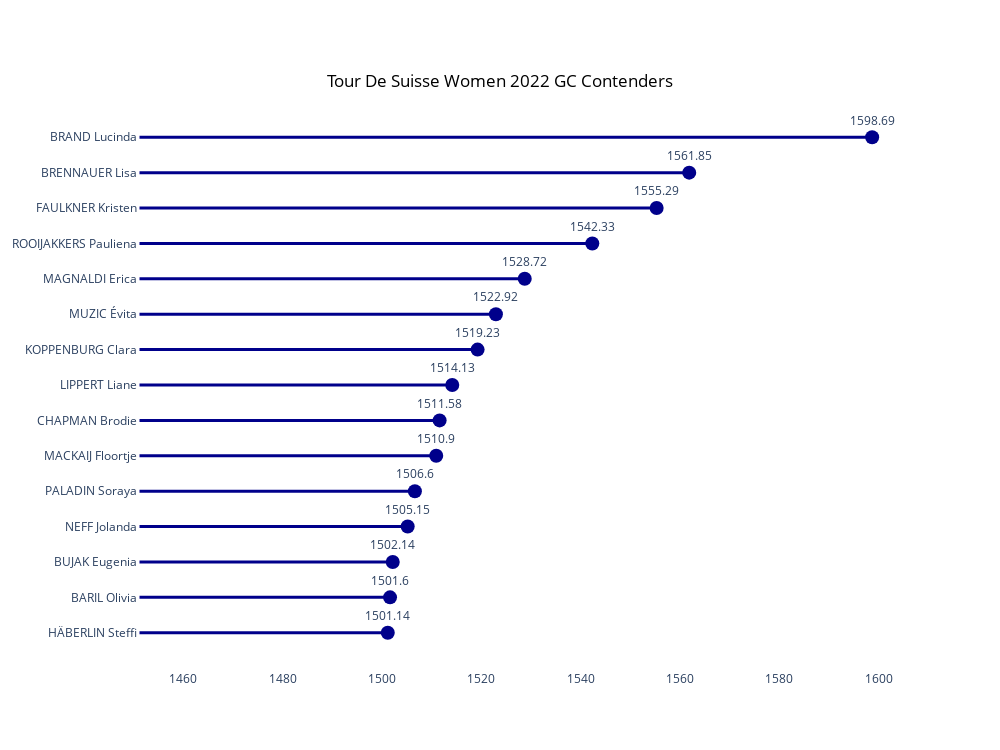

Notebook source saved alongside this figure:
### Code cell
# plot the lollipop
plot_startlist_timeseries(
    ratings, STARTLIST, RACE.replace('-', ' ').title(), YEAR, RACE_TYPE,
    riders_to_plot = 15, fname = f'{RACE}-{YEAR}-{RACE_TYPE.lower()}-{GENDER}-lollipop.png'
)

### Figure 1 — Plotly figure (JSON) as saved in the notebook; plotly's stock layout.template omitted (floating-point values rounded to 4 significant figures)
{"data": [{"marker": {"color": "darkblue", "size": 14}, "mode": "markers+text", "text": ["1501.14", "1501.6", "1502.14", "1505.15", "1506.6", "1510.9", "1511.58", "1514.13", "1519.23", "1522.92", "1528.72", "1542.33", "1555.29", "1561.85", "1598.69"], "textposition": "top center", "type": "scatter", "x": [1501.0, 1502.0, 1502.0, 1505.0, 1507.0, 1511.0, 1512.0, 1514.0, 1519.0, 1523.0, 1529.0, 1542.0, 1555.0, 1562.0, 1599.0], "y": ["HÄBERLIN Steffi", "BARIL Olivia", "BUJAK Eugenia", "NEFF Jolanda", "PALADIN Soraya", "MACKAIJ Floortje", "CHAPMAN Brodie", "LIPPERT Liane", "KOPPENBURG Clara", "MUZIC Évita", "MAGNALDI Erica", "ROOIJAKKERS Pauliena", "FAULKNER Kristen", "BRENNAUER Lisa", "BRAND Lucinda"]}], "layout": {"height": 750, "paper_bgcolor": "white", "plot_bgcolor": "white", "shapes": [{"line": {"color": "darkblue", "width": 3}, "type": "line", "x0": 1451.0, "x1": 1501.0, "y0": 0, "y1": 0}, {"line": {"color": "darkblue", "width": 3}, "type": "line", "x0": 1451.0, "x1": 1502.0, "y0": 1, "y1": 1}, {"line": {"color": "darkblue", "width": 3}, "type": "line", "x0": 1451.0, "x1": 1502.0, "y0": 2, "y1": 2}, {"line": {"color": "darkblue", "width": 3}, "type": "line", "x0": 1451.0, "x1": 1505.0, "y0": 3, "y1": 3}, {"line": {"color": "darkblue", "width": 3}, "type": "line", "x0": 1451.0, "x1": 1507.0, "y0": 4, "y1": 4}, {"line": {"color": "darkblue", "width": 3}, "type": "line", "x0": 1451.0, "x1": 1511.0, "y0": 5, "y1": 5}, {"line": {"color": "darkblue", "width": 3}, "type": "line", "x0": 1451.0, "x1": 1512.0, "y0": 6, "y1": 6}, {"line": {"color": "darkblue", "width": 3}, "type": "line", "x0": 1451.0, "x1": 1514.0, "y0": 7, "y1": 7}, {"line": {"color": "darkblue", "width": 3}, "type": "line", "x0": 1451.0, "x1": 1519.0, "y0": 8, "y1": 8}, {"line": {"color": "darkblue", "width": 3}, "type": "line", "x0": 1451.0, "x1": 1523.0, "y0": 9, "y1": 9}, {"line": {"color": "darkblue", "width": 3}, "type": "line", "x0": 1451.0, "x1": 1529.0, "y0": 10, "y1": 10}, {"line": {"color": "darkblue", "width": 3}, "type": "line", "x0": 1451.0, "x1": 1542.0, "y0": 11, "y1": 11}, {"line": {"color": "darkblue", "width": 3}, "type": "line", "x0": 1451.0, "x1": 1555.0, "y0": 12, "y1": 12}, {"line": {"color": "darkblue", "width": 3}, "type": "line", "x0": 1451.0, "x1": 1562.0, "y0": 13, "y1": 13}, {"line": {"color": "darkblue", "width": 3}, "type": "line", "x0": 1451.0, "x1": 1599.0, "y0": 14, "y1": 14}], "title": {"font": {"color": "black"}, "text": "Tour De Suisse Women 2022 GC Contenders", "x": 0.5, "y": 0.9}, "width": 1000, "xaxis": {"showgrid": false}, "yaxis": {"showgrid": false}}}
